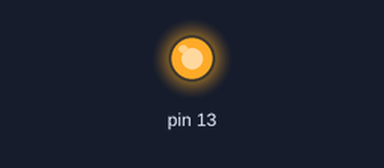
The sketch below on a simulated Arduino Uno, built with avr-gcc and run on an emulated ATmega328P. On the bench: output pins drawn as LEDs (lit = HIGH).

Above: at 2.5 s.
At 5.5 s:
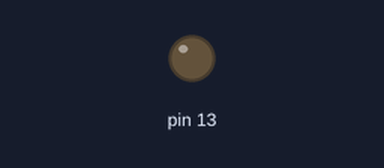
Timing chart, 0 to 7.8 s (numbered marks = the images above):
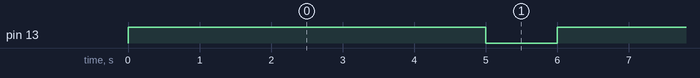

Measured:
- by itself, pin 13: alternates HIGH for 5.0 s and LOW for 1.0 s

The sketch:

Red_dot_laser.ino
```cpp
void setup() {
	pinMode(13, OUTPUT);
}

void loop() {

	digitalWrite(13, 1);
	delay(5000);
    digitalWrite(13, 0);
    delay(1000);
}
```
